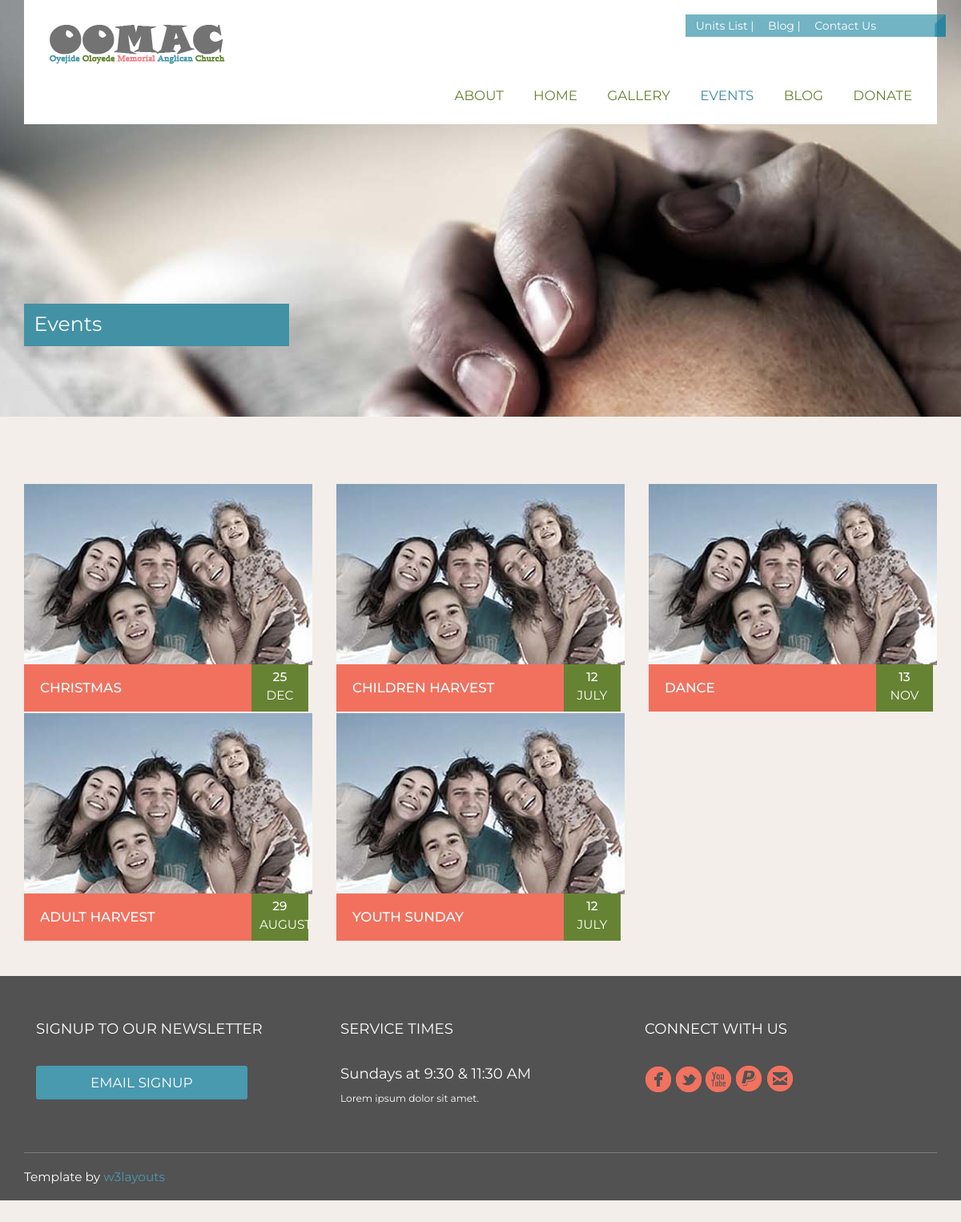
Screenshot of /events.php with the database file from the repository.
### tables this page shows
CREATE TABLE `event` (
  `id` int(11) NOT NULL,
  `event_name` varchar(200) NOT NULL,
  `event_details` text NOT NULL,
  `event_picture` varchar(50) NOT NULL,
  `date` varchar(20) NOT NULL,
  `event_time` varchar(7) NOT NULL
);

### events.php (the view, shortened to what this page needs)
<?php require_once "include/function.php"?>
<!DOCTYPE HTML>
<html>
<head>
    <link href="css/newstyle.css" rel="stylesheet" type="text/css" media="all">
    <link href="css/bootstrap.css" rel="stylesheet" type="text/css" media="all">
<link href="css/style.css" rel="stylesheet" type="text/css" media="all" />
</head>
<body>
	<div class="banner">
		<div class="container">
			<div class="header">
				<div class="head-bann">
						<div class="logo">
							<a href="index.php"><img src="images/logo.png" class="img-responsive" alt="" /></a>
						</div>
						<div class="head-part">
								<ul>
									<li><a href="unitslist.php">Units List |</a></li>
									<li><a href="#">Blog |</a></li>
									<li><a href="#">Contact Us</a></li>
								</ul>
					</div>
					<div class="clearfix"> </div>
				</div>
				<div class="head-nav">
								<ul>
									<li><a href="about.php">about</a></li>
                                    <li><a href="index.php">home</a></li>
									<li><a href="gallery.php">Gallery</a></li>
									<li class="active"><a href="events.php">Events</a></li>
									<li><a href="blog/">blog</a></li>
									<li><a href="#">donate</a></li>
							</ul>
					</div>
						<div class="clearfix"> </div>
			</div>
					<div class="banner-info1">
						<h2>Events</h2>
					</div>
		</div>
	</div>
	<div class="events">
		<div class="container">
            <div class="row">
                <div class="col-md-12">
			<div class="row grids-1">
					<?php foreach (event_home(5) as $event){
                        $date = $event['date'];
                        $day = substr($date, 0,2);
                        $month = substr($date, 3, 2);
					    ?>
				<div class="col-md-4 col-sm-4 godown">
					<img src="images/eve1.jpg" class="img img-responsive"  alt=""/>
					<div class="look-1" >
						<div class="f-su">
                            <h4><?php echo $event['event_name']?></h4>
						</div>
						<div class="mnth">
							<h5><?php echo $day?></h5>
							<p><?php number_to_word($month)?></p>
						</div>
					</div>
				</div>
					<?php } ?>
			</div>
            </div>
		</div>
	</div>
	<div class="footer">
		<div class="container">
			<div class="footer-top">
				<div class="col-md-4 news">
					<h4>SIGNUP TO OUR NEWSLETTER</h4>
					<form>
						<input type="submit" value="EMAIL SIGNUP">
					</form>
				</div>
				<div class="col-md-4 service">
					<h5>SERVICE TIMES</h5>
					<h6>Sundays at 9:30 & 11:30 AM</h6>
					<p>Lorem ipsum dolor sit amet.</p>
				</div>
				<div class="col-md-4 connect">
					<h5>CONNECT WITH US</h5>
						<ul>
							<li><a href="#"><i class="fb"></i></a></li>
							<li><a href="#"><i class="twt"></i></a></li>
							<li><a href="#"><i class="yout"></i></a></li>
							<li><a href="#"><i class="payp"></i></a></li>
							<li><a href="#"><i class="email"></i></a></li>
						</ul>
				</div>
				<div class="clearfix"> </div>
			</div>
			<div class="bottom">
				<p>Template by <a href="http://w3layouts.com" target="_blank"> w3layouts</a></p>
			</div>
		</div>
	</div>
</body>
</html>

### include/function.php (shortened to what this page needs)
<?php
function db_result_to_array($res)
{
    $res_array = array();
    for ($count=0;  $row = mysqli_fetch_array($res) ; $count++)
    {
        $res_array[$count] = $row;
    }
    return $res_array;
}
function event_home($limit){
    global $link;
    $res = mysqli_query($link, "SELECT * FROM event ORDER BY id DESC LIMIT $limit ");
    $res = db_result_to_array($res);
    return $res;
}
function number_to_word($month){
    switch ($month){
        case 07: echo "JULY";
            break;
        case '08': echo "AUGUST";
            break;
        case 11: echo "NOV";
            break;
        case 12: echo "DEC";
            break;
    }
}
?>

### css/newstyle.css (style rules this page uses)
.godown { margin-bottom: 60px }

### css/style.css (style rules this page uses)
h4, h5, h6, h1, h2, h3 { margin-top: 0; }
ul, ol { padding:0;margin: 0; }
p { margin: 0; }
html,body { background:#F3EEEA; font-family: 'Montserrat', sans-serif; }
body a { transition:0.5s all; -webkit-transition:0.5s all; -moz-transition:0.5s all; -o-transition:0.5s all; -ms-transition:0.5s all; }
.header { background:#fff; padding:1em; position:relative; }
.logo { float:left; padding:1em 0em; }
.head-part { background: url(../images/ribben.png) no-repeat center top; background-size:cover; position:absolute; right:-11px; top:22px; }
.head-part ul li { display: inline-block; }
.head-part ul li a { padding: 0em 0.5em; color:#fff; text-decoration:none; }
.head-part ul { padding: 4px 80px 4px 6px; }
.head-nav { float:right; }
.head-nav ul { margin:0; padding:0; }
.head-nav ul li { display:inline-block; }
.head-nav ul li a { color:#668333; text-decoration:none; font-size: 1.3em; font-weight:400; display:block; padding:0.5em 1em; text-transform:uppercase; }
.head-nav ul li a:hover,.head-nav ul li.active a { color:#3F8DA3; }
.banner { background: url(../images/banner.jpg) no-repeat center top; background-size: cover; -webkit-background-size:cover; -moz-background-size:cover; -o-background-size:cover; -ms-background-size:cover; min-height:520px; }
.footer { background:#525252; }
.news h4 { font-size:1.3em; font-weight:400; color:#fff; margin:0em 0em 2em; }
.news form input[type="submit"] { background: #4999AF; padding: 0.5em 6em; text-transform: uppercase; color: #fff; font-size: 17px; font-weight: 400; display: block; outline: none; border: none; cursor: pointer; border-radius: 3px; -webkit-border-radius: 3px; -moz-border-radius: 3px; -o-border-radius: 3px; -msborder-radius: 3px; }
.service h5 { font-size:1.3em; font-weight:400; color:#fff; margin:0em 0em 2em; }
.service h6 { font-size:1.3em; font-weight:400; color:#fff; }
.service p { font-size:0.875em; font-weight:400; color:#fff; line-height:1.8em; }
.connect h5 { font-size:1.3em; font-weight:400; color:#fff; margin:0em 0em 2em; }
.footer-top { border-bottom:1px solid #807C7C; padding:4em 0em; }
.connect ul li { display:inline-block; }
.connect ul { padding:0; }
i.fb { width: 34px; height: 34px; background: url(../images/img-sprite.png)no-repeat -95px -16px; display: inline-block; }
i.twt { width: 34px; height: 34px; background: url(../images/img-sprite.png)no-repeat -138px -16px; display: inline-block; }
i.yout { width: 34px; height: 34px; background: url(../images/img-sprite.png)no-repeat -180px -16px; display: inline-block; }
i.payp { width: 34px; height: 34px; background: url(../images/img-sprite.png)no-repeat -225px -17px; display: inline-block; }
i.email { width: 34px; height: 34px; background: url(../images/img-sprite.png)no-repeat -269px -17px; display: inline-block; }
.bottom p { font-size:1.1em; font-weight:400; color:#fff; margin:1em 0em; line-height:1.8em; }
.bottom a { color:#4999AF; }
.banner-info1 { padding:16em 0em 0em; }
.banner-info1 h2 { font-size: 1.8em; font-weight: 400; color: #ffffff; width: 29%; margin-left:0em; background: #4391A5; padding: 0.3em 0.5em; line-height: 1.5em; }
.events { margin: 3em 0em; }
.grids-1 { padding: 3em 0; }
.f-su { width:80%; float:left; background:#F1715E; padding:24px; }
.mnth { width:20%; float:right; text-align:center; background:#668333; padding:11px 10px 12px; }
.look-1 { position: absolute; left:15px; bottom: -59px; background: rgba(141, 141, 141, 0.51); width:92.5%; }
.look-1 h4 { font-size: 1.2em; color: #fff; text-transform: uppercase; margin: 0; }
.mnth h5 { font-size: 1.1em; color: #fff; margin: 0; }
.mnth p { font-size: 1.1em; color: #fff; text-transform: uppercase; margin: 0; line-height:1.8em; }
@media (max-width:1280px) { .news form input[type="submit"] { padding: 0.5em 4em; } }
@media (max-width:1280px) { .look-1 { left: 15px; bottom: -58px; width: 91%; } }
@media (max-width:1280px) { .f-su { padding: 20px; } }
@media (max-width:1280px) { .mnth { padding: 8px 10px 6px; } }
@media (max-width:1280px) { .head-nav ul li a { font-size: 1.2em; } }
@media (max-width:1280px) { .head-part { top: 18px; } }

### rows the page displays
event: event_name "CHRISTMAS", date "25", shows "DEC"
event: event_name "CHILDREN HARVEST", date "12", shows "JULY"
event: event_name "DANCE", date "13", shows "NOV"
event: event_name "ADULT HARVEST", date "29", shows "AUGUST"
event: event_name "YOUTH SUNDAY", date "12", shows "JULY"
